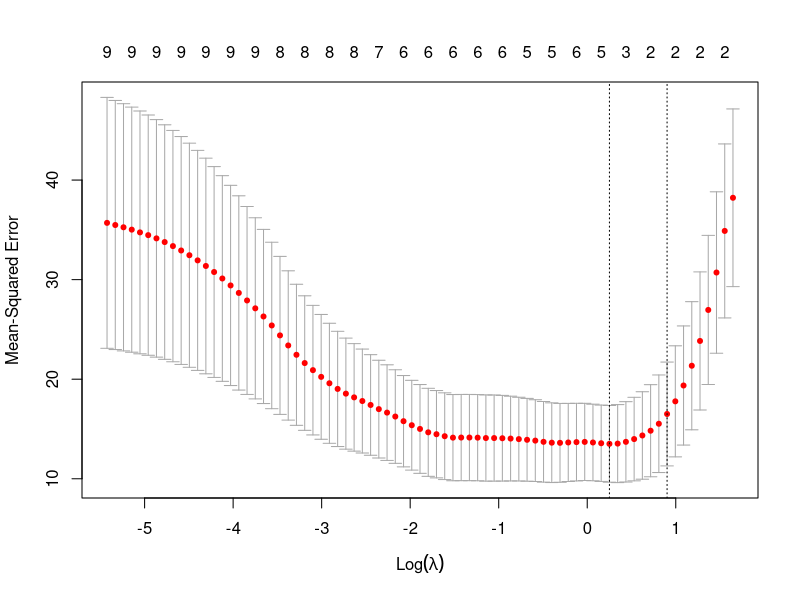
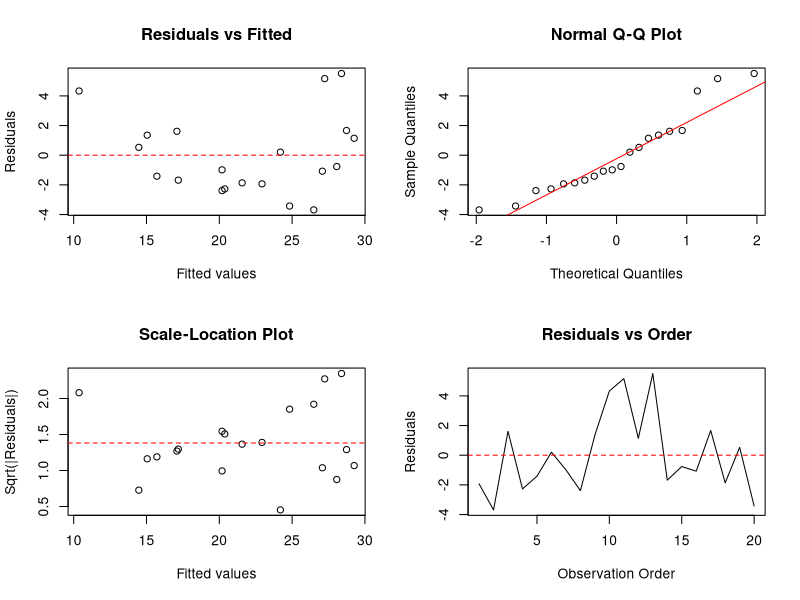

These charts were generated, in order, by the following R code:
## ---- chunk 1
library(datasets)
# Set random seed for reproducibility
set.seed(17)
# Get row indices for training set (70% of data)
train_index <- sample(2, nrow(mtcars), replace = T, prob = c(0.7, 0.3))

# Create training and testing datasets
train_data <- mtcars[train_index==1, ]
test_data <- mtcars[train_index==2, ]

# Print the dimensions of both datasets
cat("Training set dimensions:", dim(train_data), "\n")
cat("Testing set dimensions:", dim(test_data), "\n")
## ---- chunk 2
# View first few rows of training data
head(train_data)

# View first few rows of testing data
head(test_data)
## ---- chunk 3
shapiro.test(train_data$mpg)
## ---- chunk 4
# Test correlation
cor.test(train_data$cyl, train_data$mpg, method="pearson")

# Fit model
model_cyl <- lm(mpg ~ cyl, data=train_data)
summary(model_cyl)
## ---- chunk 5
# Test correlation
cor.test(train_data$disp, train_data$mpg, method="pearson")

# Fit model
model_disp <- lm(mpg ~ disp, data=train_data)
summary(model_disp)
## ---- chunk 6
# Test correlation
cor.test(train_data$hp, train_data$mpg, method="pearson")

# Fit model
model_hp <- lm(mpg ~ hp, data=train_data)
summary(model_hp)
## ---- chunk 7
# Test correlation
cor.test(train_data$drat, train_data$mpg, method="pearson")

# Fit model
model_drat <- lm(mpg ~ drat, data=train_data)
summary(model_drat)
## ---- chunk 8
# Test correlation
cor.test(train_data$wt, train_data$mpg, method="pearson")

# Fit model
model_wt <- lm(mpg ~ wt, data=train_data)
summary(model_wt)
## ---- chunk 9
# Test correlation
cor.test(train_data$qsec, train_data$mpg, method="pearson")

# Fit model
model_qsec <- lm(mpg ~ qsec, data=train_data)
summary(model_qsec)
## ---- chunk 10
# Test correlation
cor.test(train_data$vs, train_data$mpg, method="pearson")

# Fit model
model_vs <- lm(mpg ~ vs, data=train_data)
summary(model_vs)
## ---- chunk 11
# Test correlation
cor.test(train_data$am, train_data$mpg, method="pearson")

# Fit model
model_am <- lm(mpg ~ am, data=train_data)
summary(model_am)
## ---- chunk 12
# Test correlation
cor.test(train_data$gear, train_data$mpg, method="pearson")

# Fit model
model_gear <- lm(mpg ~ gear, data=train_data)
summary(model_gear)
## ---- chunk 13
# Test correlation
cor.test(train_data$carb, train_data$mpg, method="pearson")

# Fit model
model_carb <- lm(mpg ~ carb, data=train_data)
summary(model_carb)
## ---- chunk 14
# Create data frame using only BLUE-compliant variables
blue_vars <- data.frame(
  predictor = c("cyl", "disp", "hp", "wt"),
  p_value = c(1.497e-06, 8.023e-06, 0.0001238, 1.537e-06),
  r_squared = c(0.7324, 0.6787, 0.5683, 0.7316)
)

# Sort by R-squared to show predictive power
blue_vars_sorted <- blue_vars[order(-blue_vars$r_squared), ]

# Display the BLUE-compliant variables (sorted by predictive power)
cat("Variables satisfying all BLUE criteria (sorted by R²):\n")
print(blue_vars_sorted)
## ---- chunk 15
# Fit multiple linear regression model
multiple_model <- lm(mpg ~ cyl + disp + hp + wt, data = train_data)

# Display model summary
cat("Multiple Linear Regression Model Summary (using BLUE-compliant predictors):\n")
print(summary(multiple_model))
## ---- chunk 16
# Load the car package for VIF calculation
library(car)
# Calculate initial VIF values
vif_values <- vif(multiple_model)

cat("Initial VIF values:\n")
print(vif_values)
## ---- chunk 17
# Remove disp and refit the model
# Fit multiple linear regression model
multiple_model <- lm(mpg ~ cyl + hp + wt, data = train_data)

# Display model summary
cat("Multiple Linear Regression Model Summary (using BLUE-compliant predictors):\n")
print(summary(multiple_model))

# Calculate initial VIF values
vif_values <- vif(multiple_model)

cat("VIF values after removing variables with VIF >= 10:\n")
print(vif_values)
## ---- chunk 18
# Function to calculate performance metrics
calculate_metrics <- function(actual, predicted) {
  rmse <- sqrt(mean((actual - predicted)^2, na.rm = TRUE))
  mae <- mean(abs(actual - predicted), na.rm = TRUE)
  list(RMSE = rmse, MAE = mae)
}

# Get predictions on training data
train_pred <- predict(multiple_model, newdata = train_data)

# Calculate metrics for training data
train_metrics <- calculate_metrics(train_data$mpg, train_pred)


# Display results
cat("\nModel Performance Metrics:\n")
model_summary <- summary(multiple_model)
cat("\nTraining Data:")
cat("\n - R-squared:", round(model_summary$r.squared, 4))
cat("\n - Adjusted R-squared:", round(model_summary$adj.r.squared, 4))
cat("\n - RMSE:", round(train_metrics$RMSE, 4))
cat("\n - MAE:", round(train_metrics$MAE, 4))
## ---- chunk 19
# Load the glmnet package
# install.packages("glmnet") # Uncomment if not installed
library(glmnet)

# Prepare data matrices (using all original predictors for LASSO)
# Ensure 'mpg' is excluded from predictors
all_predictors <- setdiff(names(mtcars), "mpg")
x_train_lasso <- as.matrix(train_data[, all_predictors])
y_train_lasso <- train_data$mpg
x_test_lasso <- as.matrix(test_data[, all_predictors])
y_test_lasso <- test_data$mpg

# Perform cross-validation to find the optimal lambda (penalty parameter)
# alpha = 1 specifies LASSO regression
set.seed(123) # for reproducibility of cv.glmnet
cv_fit <- cv.glmnet(x_train_lasso, y_train_lasso, alpha = 1)

# Plot the cross-validation results (MSE vs. log(lambda))
plot(cv_fit)
cat("Optimal lambda (lambda.min) based on cross-validation:", cv_fit$lambda.min, "\n")
cat("Optimal lambda (lambda.1se) based on cross-validation:", cv_fit$lambda.1se, "\n")

# Fit the final LASSO model using the optimal lambda (lambda.min is often preferred)
lasso_model <- glmnet(x_train_lasso, y_train_lasso, alpha = 1, lambda = cv_fit$lambda.min)

# Display the non-zero coefficients selected by LASSO
cat("\nLASSO Model Coefficients (non-zero):\n")
lasso_coeffs <- coef(lasso_model)
print(lasso_coeffs[which(lasso_coeffs != 0), , drop = FALSE])

# Make predictions using the LASSO model
train_pred_lasso <- predict(lasso_model, s = cv_fit$lambda.min, newx = x_train_lasso)
test_pred_lasso <- predict(lasso_model, s = cv_fit$lambda.min, newx = x_test_lasso)

# Calculate performance metrics for LASSO model
# Re-use the calculate_metrics function defined earlier if it exists
train_metrics_lasso <- calculate_metrics(y_train_lasso, train_pred_lasso)
test_metrics_lasso <- calculate_metrics(y_test_lasso, test_pred_lasso)

# Display LASSO performance metrics
cat("\nLASSO Model Performance Metrics:\n")
cat("\nTraining Data:")
cat("\n - RMSE:", round(train_metrics_lasso$RMSE, 4))
cat("\n - MAE:", round(train_metrics_lasso$MAE, 4))

cat("\n\nTesting Data:")
cat("\n - RMSE:", round(test_metrics_lasso$RMSE, 4))
cat("\n - MAE:", round(test_metrics_lasso$MAE, 4))
## ---- chunk 20
# Load lmtest package for diagnostic tests
# install.packages("lmtest") # Uncomment if not installed
library(lmtest)

# Check if lasso_model and lasso_coeffs exist
if (exists("lasso_model") && exists("lasso_coeffs")) {

  # Get the names of predictors selected by LASSO (excluding intercept)
  selected_predictors <- rownames(lasso_coeffs)[which(lasso_coeffs != 0)][-1] # Exclude intercept row

  # Check if any predictors were selected
  if (length(selected_predictors) > 0) {

    # Create formula for the lm model with selected predictors
    formula_lasso_lm <- as.formula(paste("mpg ~", paste(selected_predictors, collapse = " + ")))

    # Fit the lm model using selected predictors on training data
    final_lm_model <- lm(formula_lasso_lm, data = train_data)

    cat("\n--- Residual Analysis using lm model with LASSO-selected predictors ---\n")

    # Get residuals and fitted values from the lm model
    lm_residuals <- resid(final_lm_model)
    lm_fitted_values <- fitted(final_lm_model)

    # Set up plot layout
    par(mfrow = c(2, 2))

    # 1. Linearity: Residuals vs Fitted plot
    plot(lm_fitted_values, lm_residuals,
         xlab = "Fitted values", ylab = "Residuals",
         main = "Residuals vs Fitted")
    abline(h = 0, col = "red", lty = 2)

    # 2. Normality: Q-Q Plot
    qqnorm(lm_residuals, main = "Normal Q-Q Plot")
    qqline(lm_residuals, col = "red")

    # 3. Equal Variance (Homoscedasticity): Scale-Location Plot
    plot(lm_fitted_values, sqrt(abs(lm_residuals)),
         xlab = "Fitted values", ylab = "Sqrt(|Residuals|)",
         main = "Scale-Location Plot")
    abline(h = mean(sqrt(abs(lm_residuals))), col = "red", lty = 2)

    # 4. Independence: Residuals vs Order (can indicate time dependence if data ordered)
    plot(lm_residuals, type = 'l', xlab = "Observation Order", ylab = "Residuals", main = "Residuals vs Order")
    abline(h = 0, col = "red", lty = 2)

    # Reset plot layout
    par(mfrow = c(1, 1))

    # Statistical Tests for Assumptions
    cat("\n--- Statistical Tests for Residual Assumptions ---\n")

    # Test for Normality (Shapiro-Wilk)
    shapiro_test <- shapiro.test(lm_residuals)
    cat("Shapiro-Wilk Normality Test:\n")
    print(shapiro_test)

    # Test for Homoscedasticity (Breusch-Pagan)
    bp_test <- bptest(final_lm_model)
    cat("\nBreusch-Pagan Test for Homoscedasticity:\n")
    print(bp_test)

    # Test for Independence (Durbin-Watson) - Assumes data has meaningful order
    dw_test <- dwtest(final_lm_model)
    cat("\nDurbin-Watson Test for Autocorrelation:\n")
    print(dw_test)

  } else {
    cat("\nLASSO selected no predictors (only intercept). Residual analysis is not applicable.\n")
    final_lm_model <- NULL # No model to analyze
  }
} else {
  cat("\nLASSO model or coefficients not found. Cannot perform residual analysis.\n")
  final_lm_model <- NULL
}
## ---- chunk 21
# Check if the final_lm_model exists
if (!is.null(final_lm_model)) {

  # Ensure test_data has the required predictors
  required_predictors <- names(coef(final_lm_model))[-1] # Get predictors from the final lm model
  if (all(required_predictors %in% names(test_data))) {

    # Predict mpg on the test data
    test_predictions <- predict(final_lm_model, newdata = test_data)

    # Actual mpg values from the test data
    test_actual_mpg <- test_data$mpg

    # Calculate R-squared for the test data prediction
    # R-squared = 1 - (Sum of Squared Errors / Total Sum of Squares)
    sse_test <- sum((test_actual_mpg - test_predictions)^2)
    sst_test <- sum((test_actual_mpg - mean(test_actual_mpg))^2)
    r_squared_test <- 1 - (sse_test / sst_test)

    # Calculate RMSE and MAE using the calculate_metrics function (if it exists)
    if (exists("calculate_metrics")) {
      test_metrics_final <- calculate_metrics(test_actual_mpg, test_predictions)
      rmse_test_final <- test_metrics_final$RMSE
      mae_test_final <- test_metrics_final$MAE
    } else {
      # Manual calculation if function not found
      rmse_test_final <- sqrt(mean((test_actual_mpg - test_predictions)^2))
      mae_test_final <- mean(abs(test_actual_mpg - test_predictions))
      cat("Warning: 'calculate_metrics' function not found, calculating RMSE/MAE manually.\n")
    }

    # Display the prediction accuracy metrics
    cat("\n--- Prediction Accuracy on Test Data ---\n")
    cat("R-squared (Test):", round(r_squared_test, 4), "\n")
    cat("RMSE (Test):", round(rmse_test_final, 4), "\n")
    cat("MAE (Test):", round(mae_test_final, 4), "\n")

    # Optionally, display a comparison of actual vs. predicted values
    prediction_comparison <- data.frame(
      Actual_mpg = test_actual_mpg,
      Predicted_mpg = test_predictions,
      Prediction_Error = test_actual_mpg - test_predictions
    )
    cat("\nComparison of Actual vs. Predicted MPG on Test Data (First 6 rows):\n")
    print(head(prediction_comparison))

  } else {
    cat("\nTest data is missing some predictors required by the final model. Cannot make predictions.\n")
    missing_preds <- setdiff(required_predictors, names(test_data))
    cat("Missing predictors:", paste(missing_preds, collapse=", "), "\n")
  }

} else {
  cat("\nFinal linear model (final_lm_model) based on LASSO selection does not exist. Cannot perform prediction.\n")
}
## ---- chunk 22
# Check if the final_lm_model exists
if (!is.null(final_lm_model)) {

  # Get the predictors required by the final model (excluding intercept)
  final_model_predictors <- names(coef(final_lm_model))[-1]

  # Create a data frame for the new car
  # Set wt = 6
  # For other required predictors, use their mean from the training data
  new_car_data <- data.frame(wt = 6.0) # Explicitly set wt
  cat("Creating new data point for prediction. Using mean for unspecified predictors:\n")
  for (pred in final_model_predictors) {
    if (pred != "wt") {
      if (pred %in% names(train_data)) {
        mean_val <- mean(train_data[[pred]], na.rm = TRUE)
        new_car_data[[pred]] <- mean_val
        cat(" - Setting", pred, "to mean value:", round(mean_val, 2), "\n")
      } else {
        cat("Warning: Predictor '", pred, "' needed by model but not found in training data means. Prediction might fail or be inaccurate.\n")
        # Assign a default like 0 or NA, though prediction will likely fail if NA
        new_car_data[[pred]] <- 0
      }
    }
  }
  # Ensure column order matches model if necessary (predict.lm usually handles names)
  # new_car_data <- new_car_data[, final_model_predictors, drop = FALSE]


  # Predict MPG for the new car
  predicted_mpg_new_car <- predict(final_lm_model, newdata = new_car_data)

  # Display the prediction
  cat("\nPredicted MPG for a car with wt = 6 (6000 lbs):\n")
  cat(" -> Predicted MPG:", round(predicted_mpg_new_car, 2), "\n")

  # Discussion on the prediction
  cat("\nDiscussion:\n")
  # Check range of wt in training data
  wt_range_train <- range(train_data$wt, na.rm = TRUE)
  cat(" - Note: The weight (wt=6) is outside the range observed in the training data (", round(wt_range_train[1], 2), "-", round(wt_range_train[2], 2), ").\n")
  cat(" - This is an extrapolation, and predictions outside the observed data range can be unreliable.\n")
  cat(" - The prediction is based on the model fitted to the *training data* after variable selection and VIF checks (or LASSO selection).\n")
  cat(" - The 'correctness' depends on how well the model assumptions hold and its validated performance on the test set, but extrapolation always carries risk.\n")

} else {
  cat("\nFinal linear model (final_lm_model) does not exist. Cannot perform prediction for the new car.\n")
}
